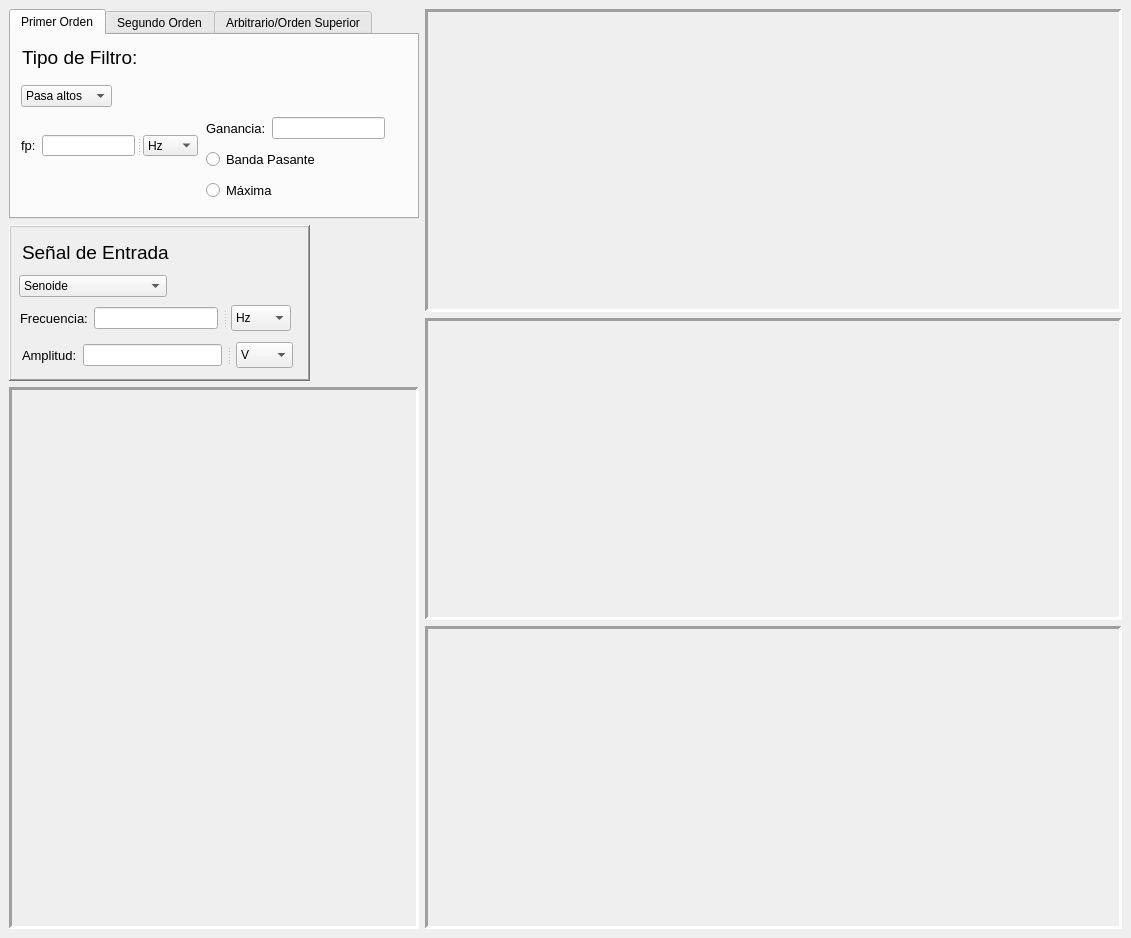
<?xml version="1.0" encoding="UTF-8"?>
<ui version="4.0">
 <class>Ploter</class>
 <widget class="QMainWindow" name="Ploter">
  <property name="geometry">
   <rect>
    <x>0</x>
    <y>0</y>
    <width>1131</width>
    <height>938</height>
   </rect>
  </property>
  <property name="windowTitle">
   <string>Plot Tool</string>
  </property>
  <property name="iconSize">
   <size>
    <width>60</width>
    <height>50</height>
   </size>
  </property>
  <widget class="QWidget" name="centralwidget">
   <layout class="QGridLayout" name="gridLayout">
    <item row="2" column="0">
     <widget class="QFrame" name="cerospolos">
      <property name="minimumSize">
       <size>
        <width>400</width>
        <height>511</height>
       </size>
      </property>
      <property name="maximumSize">
       <size>
        <width>410</width>
        <height>16777215</height>
       </size>
      </property>
      <property name="cursor">
       <cursorShape>CrossCursor</cursorShape>
      </property>
      <property name="focusPolicy">
       <enum>Qt::NoFocus</enum>
      </property>
      <property name="frameShape">
       <enum>QFrame::Panel</enum>
      </property>
      <property name="frameShadow">
       <enum>QFrame::Sunken</enum>
      </property>
      <property name="lineWidth">
       <number>3</number>
      </property>
     </widget>
    </item>
    <item row="0" column="1" rowspan="3">
     <layout class="QVBoxLayout" name="verticalLayout_2">
      <item>
       <widget class="QFrame" name="bodemod">
        <property name="minimumSize">
         <size>
          <width>695</width>
          <height>300</height>
         </size>
        </property>
        <property name="cursor">
         <cursorShape>CrossCursor</cursorShape>
        </property>
        <property name="frameShape">
         <enum>QFrame::Panel</enum>
        </property>
        <property name="frameShadow">
         <enum>QFrame::Sunken</enum>
        </property>
        <property name="lineWidth">
         <number>3</number>
        </property>
       </widget>
      </item>
      <item>
       <widget class="QFrame" name="bodefase">
        <property name="minimumSize">
         <size>
          <width>695</width>
          <height>300</height>
         </size>
        </property>
        <property name="cursor">
         <cursorShape>CrossCursor</cursorShape>
        </property>
        <property name="frameShape">
         <enum>QFrame::Panel</enum>
        </property>
        <property name="frameShadow">
         <enum>QFrame::Sunken</enum>
        </property>
        <property name="lineWidth">
         <number>3</number>
        </property>
       </widget>
      </item>
      <item>
       <widget class="QFrame" name="entrada">
        <property name="minimumSize">
         <size>
          <width>695</width>
          <height>300</height>
         </size>
        </property>
        <property name="cursor">
         <cursorShape>CrossCursor</cursorShape>
        </property>
        <property name="frameShape">
         <enum>QFrame::Panel</enum>
        </property>
        <property name="frameShadow">
         <enum>QFrame::Sunken</enum>
        </property>
        <property name="lineWidth">
         <number>3</number>
        </property>
       </widget>
      </item>
     </layout>
    </item>
    <item row="1" column="0">
     <widget class="QFrame" name="frame_3">
      <property name="minimumSize">
       <size>
        <width>301</width>
        <height>156</height>
       </size>
      </property>
      <property name="maximumSize">
       <size>
        <width>301</width>
        <height>156</height>
       </size>
      </property>
      <property name="frameShape">
       <enum>QFrame::WinPanel</enum>
      </property>
      <property name="frameShadow">
       <enum>QFrame::Raised</enum>
      </property>
      <property name="lineWidth">
       <number>3</number>
      </property>
      <widget class="QLabel" name="label_6">
       <property name="geometry">
        <rect>
         <x>13</x>
         <y>13</y>
         <width>173</width>
         <height>28</height>
        </rect>
       </property>
       <property name="font">
        <font>
         <pointsize>14</pointsize>
        </font>
       </property>
       <property name="layoutDirection">
        <enum>Qt::LeftToRight</enum>
       </property>
       <property name="text">
        <string>Señal de Entrada</string>
       </property>
      </widget>
      <widget class="QComboBox" name="entradabox">
       <property name="geometry">
        <rect>
         <x>10</x>
         <y>50</y>
         <width>152</width>
         <height>22</height>
        </rect>
       </property>
       <property name="focusPolicy">
        <enum>Qt::ClickFocus</enum>
       </property>
       <property name="editable">
        <bool>false</bool>
       </property>
       <property name="sizeAdjustPolicy">
        <enum>QComboBox::AdjustToContents</enum>
       </property>
       <item>
        <property name="text">
         <string>Senoide</string>
        </property>
       </item>
       <item>
        <property name="text">
         <string>Pulso Unitario</string>
        </property>
       </item>
       <item>
        <property name="text">
         <string>Pulso Periódico</string>
        </property>
       </item>
       <item>
        <property name="text">
         <string>Triangular Perdiódica</string>
        </property>
       </item>
      </widget>
      <widget class="QSplitter" name="splitter">
       <property name="geometry">
        <rect>
         <x>11</x>
         <y>80</y>
         <width>271</width>
         <height>26</height>
        </rect>
       </property>
       <property name="orientation">
        <enum>Qt::Horizontal</enum>
       </property>
       <property name="handleWidth">
        <number>13</number>
       </property>
       <widget class="QWidget" name="layoutWidget">
        <layout class="QHBoxLayout" name="horizontalLayout_4">
         <item>
          <widget class="QLabel" name="frecentlabel">
           <property name="font">
            <font>
             <pointsize>10</pointsize>
            </font>
           </property>
           <property name="text">
            <string>Frecuencia:</string>
           </property>
          </widget>
         </item>
         <item>
          <widget class="QLineEdit" name="frecent">
           <property name="text">
            <string notr="true"/>
           </property>
          </widget>
         </item>
        </layout>
       </widget>
       <widget class="QComboBox" name="unitfrecent">
        <item>
         <property name="text">
          <string>Hz</string>
         </property>
        </item>
        <item>
         <property name="text">
          <string>KHz</string>
         </property>
        </item>
        <item>
         <property name="text">
          <string>MHz</string>
         </property>
        </item>
        <item>
         <property name="text">
          <string>GHz</string>
         </property>
        </item>
       </widget>
      </widget>
      <widget class="QSplitter" name="splitter_2">
       <property name="geometry">
        <rect>
         <x>13</x>
         <y>117</y>
         <width>271</width>
         <height>26</height>
        </rect>
       </property>
       <property name="orientation">
        <enum>Qt::Horizontal</enum>
       </property>
       <property name="handleWidth">
        <number>14</number>
       </property>
       <widget class="QWidget" name="layoutWidget_2">
        <layout class="QHBoxLayout" name="horizontalLayout_5">
         <item>
          <widget class="QLabel" name="ampentlabel">
           <property name="font">
            <font>
             <pointsize>10</pointsize>
            </font>
           </property>
           <property name="text">
            <string>Amplitud:</string>
           </property>
          </widget>
         </item>
         <item>
          <widget class="QLineEdit" name="ampent">
           <property name="text">
            <string notr="true"/>
           </property>
          </widget>
         </item>
        </layout>
       </widget>
       <widget class="QComboBox" name="unitampent">
        <item>
         <property name="text">
          <string>V</string>
         </property>
        </item>
        <item>
         <property name="text">
          <string>KV</string>
         </property>
        </item>
        <item>
         <property name="text">
          <string>MV</string>
         </property>
        </item>
       </widget>
      </widget>
     </widget>
    </item>
    <item row="0" column="0">
     <widget class="QTabWidget" name="TabWidget">
      <property name="minimumSize">
       <size>
        <width>400</width>
        <height>210</height>
       </size>
      </property>
      <property name="maximumSize">
       <size>
        <width>410</width>
        <height>210</height>
       </size>
      </property>
      <property name="currentIndex">
       <number>0</number>
      </property>
      <widget class="QWidget" name="tab">
       <attribute name="title">
        <string>Primer Orden</string>
       </attribute>
       <widget class="QComboBox" name="filtro1">
        <property name="geometry">
         <rect>
          <x>10</x>
          <y>50</y>
          <width>92</width>
          <height>22</height>
         </rect>
        </property>
        <property name="focusPolicy">
         <enum>Qt::ClickFocus</enum>
        </property>
        <property name="editable">
         <bool>false</bool>
        </property>
        <property name="sizeAdjustPolicy">
         <enum>QComboBox::AdjustToContents</enum>
        </property>
        <item>
         <property name="text">
          <string>Pasa altos</string>
         </property>
        </item>
        <item>
         <property name="text">
          <string>Pasa bajos</string>
         </property>
        </item>
        <item>
         <property name="text">
          <string>Pasa todo</string>
         </property>
        </item>
       </widget>
       <widget class="QLabel" name="label_5">
        <property name="geometry">
         <rect>
          <x>11</x>
          <y>11</y>
          <width>141</width>
          <height>22</height>
         </rect>
        </property>
        <property name="font">
         <font>
          <pointsize>14</pointsize>
         </font>
        </property>
        <property name="frameShape">
         <enum>QFrame::NoFrame</enum>
        </property>
        <property name="frameShadow">
         <enum>QFrame::Plain</enum>
        </property>
        <property name="text">
         <string>Tipo de Filtro:</string>
        </property>
        <property name="alignment">
         <set>Qt::AlignLeading|Qt::AlignLeft|Qt::AlignVCenter</set>
        </property>
       </widget>
       <widget class="QWidget" name="layoutWidget">
        <property name="geometry">
         <rect>
          <x>195</x>
          <y>78</y>
          <width>179</width>
          <height>92</height>
         </rect>
        </property>
        <layout class="QVBoxLayout" name="verticalLayout">
         <item>
          <layout class="QHBoxLayout" name="horizontalLayout_3">
           <item>
            <widget class="QLabel" name="ganancia1label">
             <property name="font">
              <font>
               <pointsize>10</pointsize>
              </font>
             </property>
             <property name="text">
              <string>Ganancia:</string>
             </property>
            </widget>
           </item>
           <item>
            <widget class="QLineEdit" name="ganancia1"/>
           </item>
          </layout>
         </item>
         <item>
          <widget class="QRadioButton" name="bandapa1">
           <property name="font">
            <font>
             <pointsize>10</pointsize>
            </font>
           </property>
           <property name="text">
            <string>Banda Pasante</string>
           </property>
          </widget>
         </item>
         <item>
          <widget class="QRadioButton" name="max1">
           <property name="font">
            <font>
             <pointsize>10</pointsize>
            </font>
           </property>
           <property name="text">
            <string>Máxima</string>
           </property>
          </widget>
         </item>
        </layout>
       </widget>
       <widget class="QSplitter" name="splitter_5">
        <property name="geometry">
         <rect>
          <x>10</x>
          <y>100</y>
          <width>177</width>
          <height>21</height>
         </rect>
        </property>
        <property name="orientation">
         <enum>Qt::Horizontal</enum>
        </property>
        <property name="handleWidth">
         <number>8</number>
        </property>
        <widget class="QWidget" name="layoutWidget">
         <layout class="QHBoxLayout" name="horizontalLayout_17">
          <item>
           <widget class="QLabel" name="fp1label">
            <property name="font">
             <font>
              <pointsize>10</pointsize>
             </font>
            </property>
            <property name="text">
             <string>fp:</string>
            </property>
           </widget>
          </item>
          <item>
           <widget class="QLineEdit" name="fp1">
            <property name="text">
             <string/>
            </property>
           </widget>
          </item>
         </layout>
        </widget>
        <widget class="QComboBox" name="unitfp1">
         <item>
          <property name="text">
           <string>Hz</string>
          </property>
         </item>
         <item>
          <property name="text">
           <string>KHz</string>
          </property>
         </item>
         <item>
          <property name="text">
           <string>MHz</string>
          </property>
         </item>
         <item>
          <property name="text">
           <string>GHz</string>
          </property>
         </item>
        </widget>
       </widget>
      </widget>
      <widget class="QWidget" name="tab_2">
       <attribute name="title">
        <string>Segundo Orden</string>
       </attribute>
       <widget class="QWidget" name="layoutWidget_8">
        <property name="geometry">
         <rect>
          <x>195</x>
          <y>78</y>
          <width>179</width>
          <height>92</height>
         </rect>
        </property>
        <layout class="QVBoxLayout" name="verticalLayout_3">
         <item>
          <layout class="QHBoxLayout" name="horizontalLayout_12">
           <item>
            <widget class="QLabel" name="ganancia2label">
             <property name="font">
              <font>
               <pointsize>10</pointsize>
              </font>
             </property>
             <property name="text">
              <string>Ganancia:</string>
             </property>
            </widget>
           </item>
           <item>
            <widget class="QLineEdit" name="ganancia2"/>
           </item>
          </layout>
         </item>
         <item>
          <widget class="QRadioButton" name="bandapa2">
           <property name="font">
            <font>
             <pointsize>10</pointsize>
            </font>
           </property>
           <property name="text">
            <string>Banda Pasante</string>
           </property>
          </widget>
         </item>
         <item>
          <widget class="QRadioButton" name="max2">
           <property name="font">
            <font>
             <pointsize>10</pointsize>
            </font>
           </property>
           <property name="text">
            <string>Máxima</string>
           </property>
          </widget>
         </item>
        </layout>
       </widget>
       <widget class="QComboBox" name="filtro2">
        <property name="geometry">
         <rect>
          <x>10</x>
          <y>50</y>
          <width>121</width>
          <height>22</height>
         </rect>
        </property>
        <property name="editable">
         <bool>false</bool>
        </property>
        <property name="sizeAdjustPolicy">
         <enum>QComboBox::AdjustToContents</enum>
        </property>
        <item>
         <property name="text">
          <string>Pasa altos</string>
         </property>
        </item>
        <item>
         <property name="text">
          <string>Pasa bajos</string>
         </property>
        </item>
        <item>
         <property name="text">
          <string>Pasa todo</string>
         </property>
        </item>
        <item>
         <property name="text">
          <string>Pasa Banda</string>
         </property>
        </item>
        <item>
         <property name="text">
          <string>Notch</string>
         </property>
        </item>
        <item>
         <property name="text">
          <string>Low-pass notch</string>
         </property>
        </item>
        <item>
         <property name="text">
          <string>High-pass notch</string>
         </property>
        </item>
       </widget>
       <widget class="QWidget" name="layoutWidget_10">
        <property name="geometry">
         <rect>
          <x>195</x>
          <y>45</y>
          <width>141</width>
          <height>26</height>
         </rect>
        </property>
        <layout class="QHBoxLayout" name="horizontalLayout_14" stretch="0,0">
         <property name="spacing">
          <number>15</number>
         </property>
         <item>
          <widget class="QLabel" name="psiplabel">
           <property name="font">
            <font>
             <pointsize>10</pointsize>
            </font>
           </property>
           <property name="text">
            <string> ξp:</string>
           </property>
          </widget>
         </item>
         <item>
          <widget class="QLineEdit" name="psip">
           <property name="text">
            <string/>
           </property>
          </widget>
         </item>
        </layout>
       </widget>
       <widget class="QWidget" name="layoutWidget_9">
        <property name="geometry">
         <rect>
          <x>195</x>
          <y>11</y>
          <width>141</width>
          <height>31</height>
         </rect>
        </property>
        <layout class="QHBoxLayout" name="horizontalLayout_13">
         <property name="spacing">
          <number>15</number>
         </property>
         <item>
          <widget class="QLabel" name="psiolabel">
           <property name="font">
            <font>
             <pointsize>10</pointsize>
            </font>
           </property>
           <property name="text">
            <string> ξo:</string>
           </property>
          </widget>
         </item>
         <item>
          <widget class="QLineEdit" name="psio">
           <property name="text">
            <string/>
           </property>
           <property name="readOnly">
            <bool>true</bool>
           </property>
          </widget>
         </item>
        </layout>
       </widget>
       <widget class="QLabel" name="label">
        <property name="geometry">
         <rect>
          <x>11</x>
          <y>11</y>
          <width>141</width>
          <height>22</height>
         </rect>
        </property>
        <property name="font">
         <font>
          <pointsize>14</pointsize>
         </font>
        </property>
        <property name="text">
         <string>Tipo de Filtro:</string>
        </property>
       </widget>
       <widget class="QSplitter" name="splitter_6">
        <property name="geometry">
         <rect>
          <x>10</x>
          <y>100</y>
          <width>177</width>
          <height>21</height>
         </rect>
        </property>
        <property name="orientation">
         <enum>Qt::Horizontal</enum>
        </property>
        <property name="handleWidth">
         <number>8</number>
        </property>
        <widget class="QWidget" name="layoutWidget_13">
         <layout class="QHBoxLayout" name="horizontalLayout_2">
          <item>
           <widget class="QLabel" name="fo2label">
            <property name="font">
             <font>
              <pointsize>10</pointsize>
             </font>
            </property>
            <property name="text">
             <string>fo:</string>
            </property>
           </widget>
          </item>
          <item>
           <widget class="QLineEdit" name="fo2">
            <property name="text">
             <string/>
            </property>
            <property name="readOnly">
             <bool>true</bool>
            </property>
           </widget>
          </item>
         </layout>
        </widget>
        <widget class="QComboBox" name="unitfo2">
         <item>
          <property name="text">
           <string>Hz</string>
          </property>
         </item>
         <item>
          <property name="text">
           <string>KHz</string>
          </property>
         </item>
         <item>
          <property name="text">
           <string>MHz</string>
          </property>
         </item>
         <item>
          <property name="text">
           <string>GHz</string>
          </property>
         </item>
        </widget>
       </widget>
       <widget class="QSplitter" name="splitter_7">
        <property name="geometry">
         <rect>
          <x>10</x>
          <y>140</y>
          <width>177</width>
          <height>21</height>
         </rect>
        </property>
        <property name="orientation">
         <enum>Qt::Horizontal</enum>
        </property>
        <property name="handleWidth">
         <number>8</number>
        </property>
        <widget class="QWidget" name="layoutWidget_6">
         <layout class="QHBoxLayout" name="horizontalLayout_10">
          <item>
           <widget class="QLabel" name="fp2label">
            <property name="font">
             <font>
              <pointsize>10</pointsize>
             </font>
            </property>
            <property name="text">
             <string>fp:</string>
            </property>
           </widget>
          </item>
          <item>
           <widget class="QLineEdit" name="fp2">
            <property name="text">
             <string/>
            </property>
           </widget>
          </item>
         </layout>
        </widget>
        <widget class="QComboBox" name="unitfp2">
         <item>
          <property name="text">
           <string>Hz</string>
          </property>
         </item>
         <item>
          <property name="text">
           <string>KHz</string>
          </property>
         </item>
         <item>
          <property name="text">
           <string>MHz</string>
          </property>
         </item>
         <item>
          <property name="text">
           <string>GHz</string>
          </property>
         </item>
        </widget>
       </widget>
      </widget>
      <widget class="QWidget" name="tab_3">
       <attribute name="title">
        <string>Arbitrario/Orden Superior</string>
       </attribute>
       <layout class="QGridLayout" name="gridLayout_3">
        <item row="0" column="0">
         <layout class="QHBoxLayout" name="horizontalLayout_15">
          <item>
           <widget class="QLabel" name="numlabel">
            <property name="font">
             <font>
              <pointsize>10</pointsize>
             </font>
            </property>
            <property name="text">
             <string>Numerador:</string>
            </property>
           </widget>
          </item>
          <item>
           <widget class="QLineEdit" name="numerador">
            <property name="text">
             <string/>
            </property>
           </widget>
          </item>
         </layout>
        </item>
        <item row="1" column="0">
         <layout class="QHBoxLayout" name="horizontalLayout_16">
          <item>
           <widget class="QLabel" name="denlabel">
            <property name="font">
             <font>
              <pointsize>10</pointsize>
             </font>
            </property>
            <property name="text">
             <string>Denominador:</string>
            </property>
           </widget>
          </item>
          <item>
           <widget class="QLineEdit" name="denominador">
            <property name="text">
             <string/>
            </property>
           </widget>
          </item>
         </layout>
        </item>
       </layout>
      </widget>
     </widget>
    </item>
   </layout>
   <widget class="QSplitter" name="splitter_3">
    <property name="geometry">
     <rect>
      <x>0</x>
      <y>0</y>
      <width>0</width>
      <height>0</height>
     </rect>
    </property>
    <property name="orientation">
     <enum>Qt::Horizontal</enum>
    </property>
   </widget>
  </widget>
 </widget>
 <resources/>
 <connections/>
</ui>
